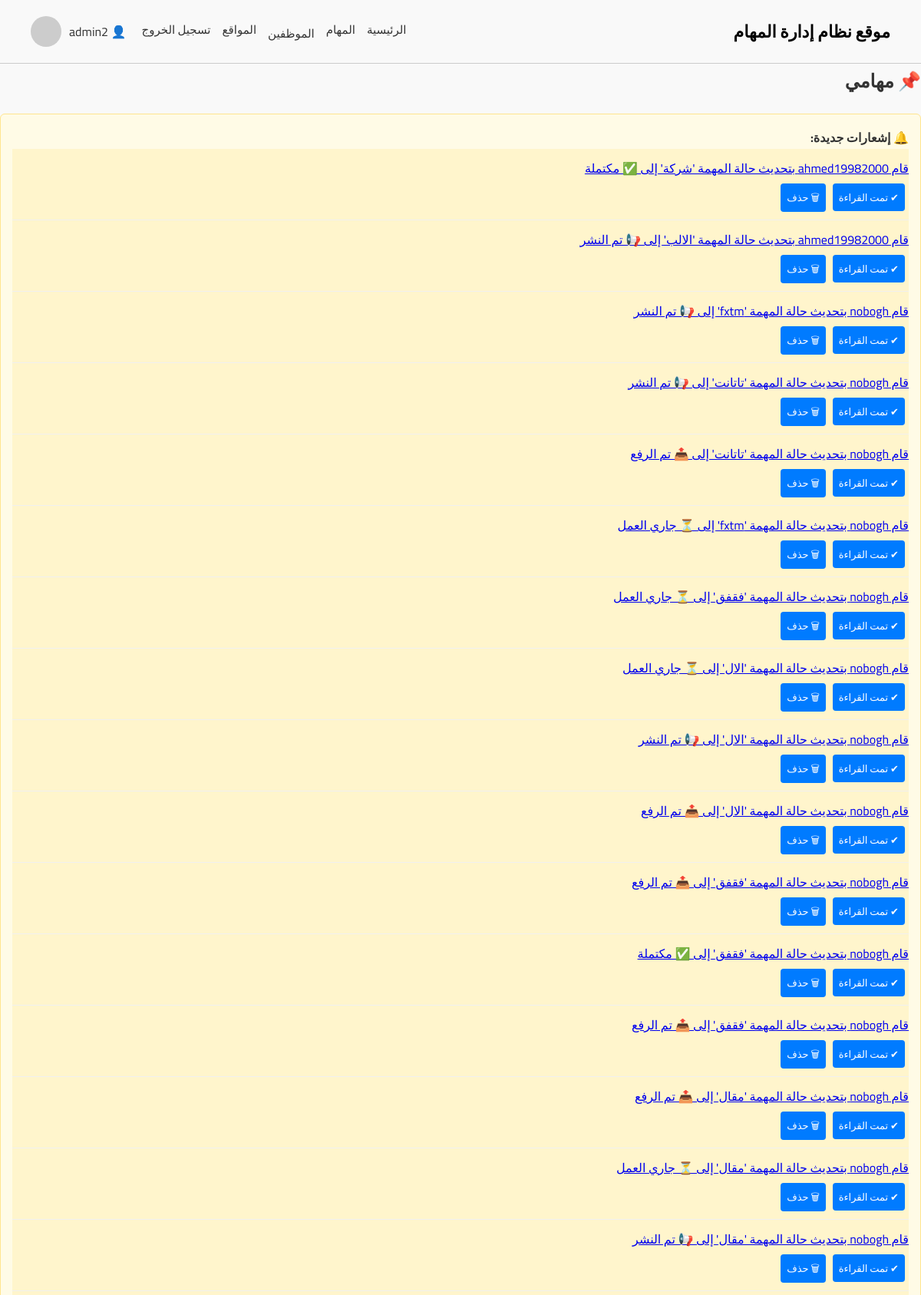
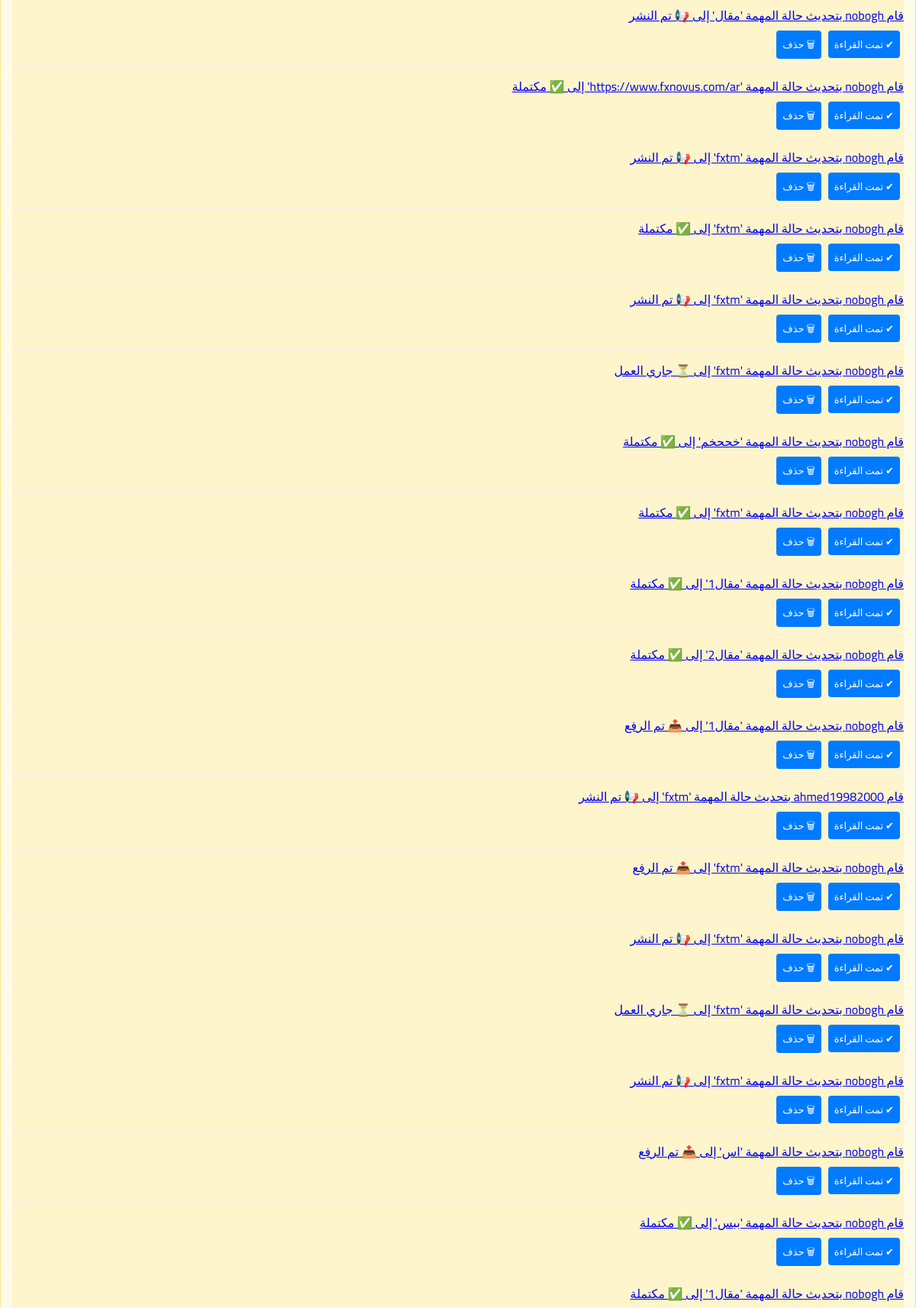
The app's page /tasks/my_tasks/ (signed in, upper part) with its own data (2 pictures, top to bottom).
### accounts/models.py (models this page shows, shortened)
class Users(AbstractUser):
    ROLE_CHOICES = (
        ('manager', 'Manager'),
        ('employee', 'Employee'),
    )
    role = models.CharField(max_length=10, choices=ROLE_CHOICES, default='employee')
    job_title = models.CharField(max_length=100, blank=True, null=True)

class Notification(models.Model):
    user = models.ForeignKey(settings.AUTH_USER_MODEL, on_delete=models.CASCADE, related_name='notifications')
    message = models.CharField(max_length=255)
    link = models.URLField(blank=True, null=True)
    is_read = models.BooleanField(default=False)
    created_at = models.DateTimeField(auto_now_add=True)
    class Meta:
        ordering = ['-created_at']

### tasks/views.py (the view)
# urls.py: path('my_tasks/', views.my_tasks, name='my_tasks'),
@login_required
def my_tasks(request):
    tasks = Task.objects.filter(writer=request.user).order_by('-publish_date')
    notifications = request.user.notifications.filter(is_read=False)
    status_filter = request.GET.get('status')
    site_filter = request.GET.get('site')
    if status_filter:
        tasks = tasks.filter(status=status_filter)
    if site_filter:
        tasks = tasks.filter(publish_site__id=site_filter)
    sites = Site.objects.all().values_list('id', 'name')
    return render(request, 'tasks/my_tasks.html', {
        'tasks': tasks,
        'notifications': notifications,
        'sites': sites,
        'selected_status': status_filter,
        'selected_site': site_filter,
    })

### templates/tasks/my_tasks.html (shortened to what this page needs)
{% extends 'base.html' %}
{% load static %}
{% block extra_css %}
  <link rel="stylesheet" href="{% static 'css/my_tasks.css' %}">
{% endblock %}
{% block content %}
<h2 class="page-title">📌 مهامي</h2>
{% if notifications %}
  <div class="notifications-box">
    <h4 class="notifications-title">🔔 إشعارات جديدة:</h4>
    {% for notify in notifications %}
      <div class="notification-item {% if not notify.is_read %}unread{% endif %}" id="note-{{ notify.id }}">
        <p class="notification-text">
          <a href="{{ notify.link }}" target="_blank">{{ notify.message }}</a>
        </p>
        <div class="notification-actions">
          {% if not notify.is_read %}
            <button onclick="markAsRead({{ notify.id }})">✔ تمت القراءة</button>
          {% endif %}
          <button onclick="deleteNotification({{ notify.id }})">🗑 حذف</button>
        </div>
      </div>
    {% endfor %}
  </div>
{% endif %}
{% endblock %}

### templates/includes/header.html (shortened to what this page needs)
<header>
  <div class="logo">موقع نظام إدارة المهام</div>
  <div class="user-nav">
    <nav>
      {% if request.user.is_authenticated %}
        {% if request.user.role == "manager" %}
          <a href="/home/dashboard/">الرئيسية</a>
          <a href="/tasks/">المهام</a>
          <div class="dropdown">
            <button class="dropbtn">الموظفين</button>
          </div>
          <a href="/categories/site/">المواقع</a>
        {% elif request.user.role == "employee" %}
          <a href="/home/employee_dashboard/">الرئيسية</a>
          <a href="/tasks/my_tasks/">مهامي</a>
        {% endif %}
        <a href="{% url 'logout' %}">تسجيل الخروج</a>
      {% else %}
        <a href="{% url 'index' %}">تسجيل الدخول</a>
      {% endif %}
    </nav>
    <div style="display: flex; align-items: center; gap: 10px;">
      {% if request.user.is_authenticated %}
        <span>👤 {{ request.user.username }}</span>
      {% endif %}
      <img src="https://via.placeholder.com/40" alt="User" style="border-radius: 50%;">
    </div>
  </div>
</header>

### static/css/base.css (style rules this page uses)
* { box-sizing: border-box; margin: 0; padding: 0; direction: rtl; font-family: 'Cairo', sans-serif; }
body { background-color: #fff; color: #333; min-height: 100vh; font-family: 'Cairo', sans-serif; direction: rtl; }
header { display: flex; justify-content: space-between; align-items: center; padding: 20px 40px; background-color: #f9f9f9; border-bottom: 1px solid #ccc; }
.logo { font-size: 22px; font-weight: bold; color: #000; }
.user-nav { display: flex; align-items: center; gap: 20px; }
.user-nav nav { display: flex; gap: 15px; position: relative; }
.user-nav nav a { text-decoration: none; color: #333; font-weight: 500; font-size: 15px; }
.user-nav img { width: 40px; height: 40px; border-radius: 50%; }
.dropdown { position: relative; display: inline-block; }
.dropbtn { background-color: transparent; border: none; font-size: 15px; font-weight: 500; color: #333; cursor: pointer; padding: 0; font-family: inherit; }

### static/css/my_tasks.css (style rules this page uses)
body { font-family: 'Cairo', sans-serif; direction: rtl; background-color: #f9f9f9; color: #333; }
.page-title { font-size: 24px; margin-bottom: 20px; color: #333; }
.notifications-box { background-color: #fffbe6; border: 1px solid #ffe58f; padding: 15px; margin-bottom: 20px; border-radius: 6px; }
.notification-item { border-bottom: 1px solid #f0f0f0; padding: 10px 0; }
.notification-item.unread { background-color: #fff5cc; }
.notification-actions button { margin-right: 5px; padding: 6px 8px; font-size: 13px; background-color: #007bff; color: white; border: none; border-radius: 4px; cursor: pointer; }
button { background-color: #007bff; color: white; padding: 6px; border: none; font-size: 13px; border-radius: 4px; cursor: pointer; margin-top: 5px; transition: background-color 0.3s ease; }

### records on screen
Users: user.username "admin2"
Notification: message "قام ahmed19982000 بتحديث حالة المهمة 'شركة' إلى ✅ مكتملة"
Notification: message "قام ahmed19982000 بتحديث حالة المهمة 'الالب' إلى 📢 تم النشر"
Notification: message "قام nobogh بتحديث حالة المهمة 'fxtm' إلى 📢 تم النشر"
Notification: message "قام nobogh بتحديث حالة المهمة 'تاتانت' إلى 📢 تم النشر"
Notification: message "قام nobogh بتحديث حالة المهمة 'تاتانت' إلى 📤 تم الرفع"
Notification: message "قام nobogh بتحديث حالة المهمة 'fxtm' إلى ⏳ جاري العمل"
Notification: message "قام nobogh بتحديث حالة المهمة 'فقفق' إلى ⏳ جاري العمل"
Notification: message "قام nobogh بتحديث حالة المهمة 'الال' إلى ⏳ جاري العمل"
Notification: message "قام nobogh بتحديث حالة المهمة 'الال' إلى 📢 تم النشر"
Notification: message "قام nobogh بتحديث حالة المهمة 'الال' إلى 📤 تم الرفع"
Notification: message "قام nobogh بتحديث حالة المهمة 'فقفق' إلى 📤 تم الرفع"
Notification: message "قام nobogh بتحديث حالة المهمة 'فقفق' إلى ✅ مكتملة"
Notification: message "قام nobogh بتحديث حالة المهمة 'فقفق' إلى 📤 تم الرفع"
Notification: message "قام nobogh بتحديث حالة المهمة 'مقال' إلى 📤 تم الرفع"
Notification: message "قام nobogh بتحديث حالة المهمة 'مقال' إلى ⏳ جاري العمل"
Notification: message "قام nobogh بتحديث حالة المهمة 'مقال' إلى 📢 تم النشر"
Notification: message "قام nobogh بتحديث حالة المهمة 'مقال' إلى 📢 تم النشر"
Notification: message "قام nobogh بتحديث حالة المهمة 'https://www.fxnovus.com/ar' إلى ✅ مكتملة"
Notification: message "قام nobogh بتحديث حالة المهمة 'fxtm' إلى 📢 تم النشر"
Notification: message "قام nobogh بتحديث حالة المهمة 'fxtm' إلى ✅ مكتملة"
Notification: message "قام nobogh بتحديث حالة المهمة 'fxtm' إلى 📢 تم النشر"
Notification: message "قام nobogh بتحديث حالة المهمة 'fxtm' إلى ⏳ جاري العمل"
Notification: message "قام nobogh بتحديث حالة المهمة 'خححخم' إلى ✅ مكتملة"
Notification: message "قام nobogh بتحديث حالة المهمة 'fxtm' إلى ✅ مكتملة"
Notification: message "قام nobogh بتحديث حالة المهمة 'مقال1' إلى ✅ مكتملة"
Notification: message "قام nobogh بتحديث حالة المهمة 'مقال2' إلى ✅ مكتملة"
Notification: message "قام nobogh بتحديث حالة المهمة 'مقال1' إلى 📤 تم الرفع"
Notification: message "قام ahmed19982000 بتحديث حالة المهمة 'fxtm' إلى 📢 تم النشر"
Notification: message "قام nobogh بتحديث حالة المهمة 'fxtm' إلى 📤 تم الرفع"
Notification: message "قام nobogh بتحديث حالة المهمة 'fxtm' إلى 📢 تم النشر"
Notification: message "قام nobogh بتحديث حالة المهمة 'fxtm' إلى ⏳ جاري العمل"
Notification: message "قام nobogh بتحديث حالة المهمة 'fxtm' إلى 📢 تم النشر"
Notification: message "قام nobogh بتحديث حالة المهمة 'اس' إلى 📤 تم الرفع"
Notification: message "قام nobogh بتحديث حالة المهمة 'ببس' إلى ✅ مكتملة"
Notification: message "قام nobogh بتحديث حالة المهمة 'مقال1' إلى ✅ مكتملة"
